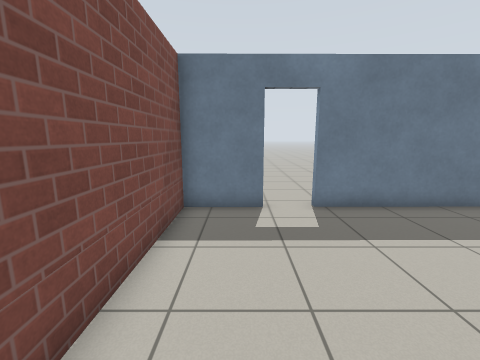
View 1 (above)

12 first-person views from a walk through a world built for the Gazebo simulator. The camera is 1.2 m above the floor, tilts 10° down and sees 90° across. The floor is counted in squares, 0.5 m on a side. Each view is taken from the middle of a square. On the plan, view 1 faces up. The plan holds only what a view shows up to about 16 squares ahead; the rest is blank. The robots in the file are not drawn. Gazebo's built-in surfaces are drawn with simple patterns.

View 2
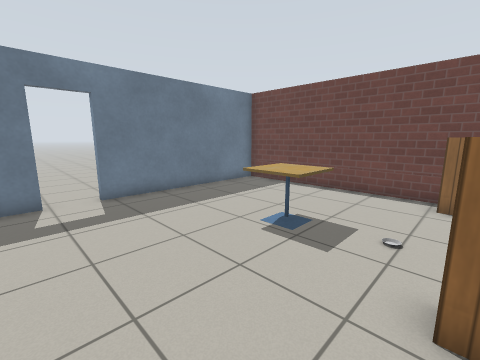

View 3
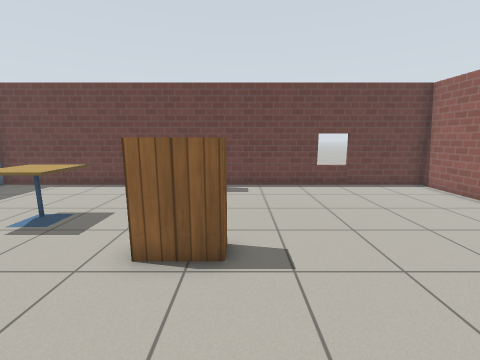

View 4
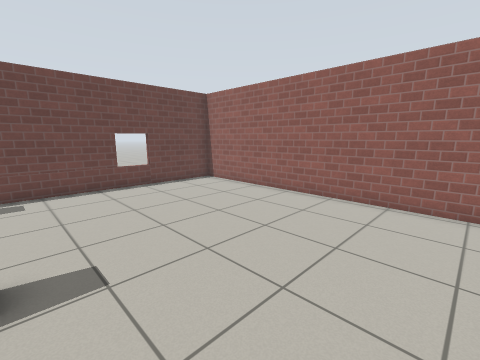

View 5
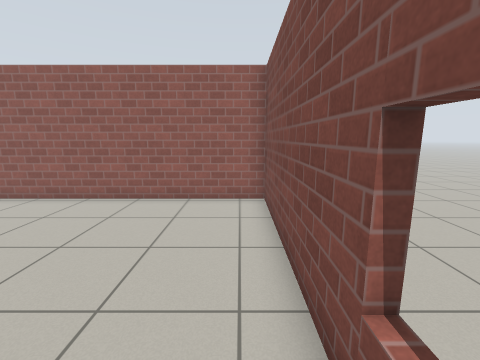

View 6
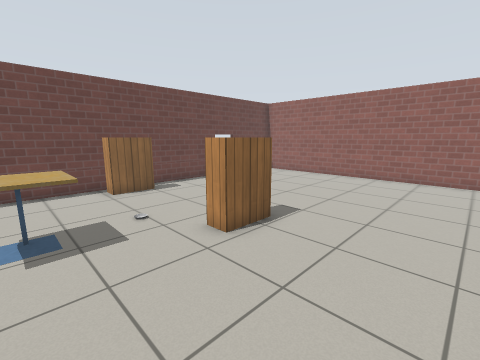

View 7
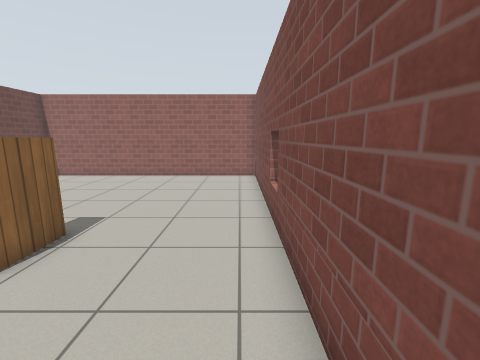

View 8
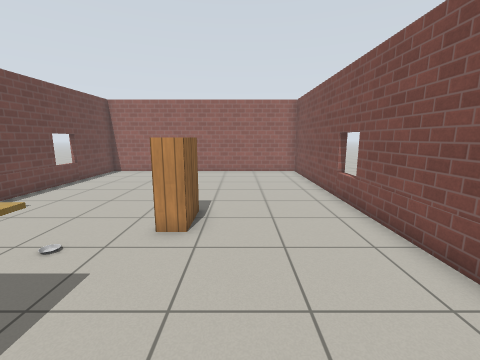

View 9
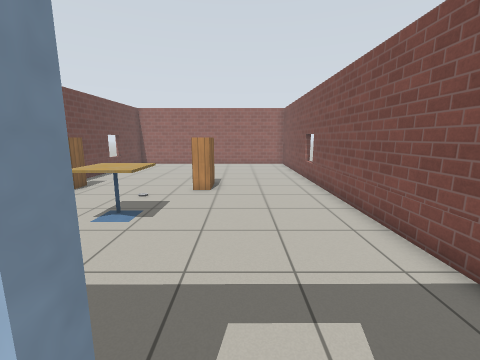

View 10
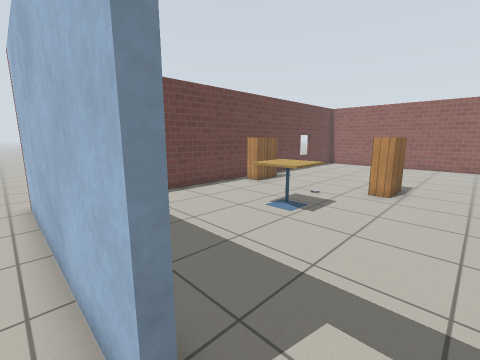

View 11
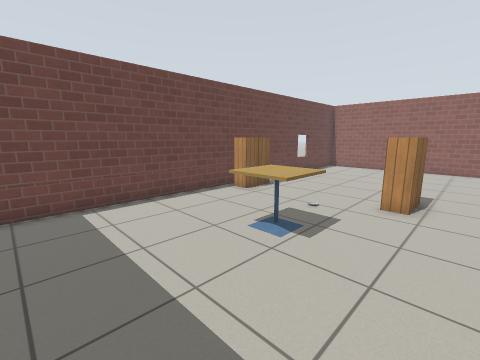

View 12
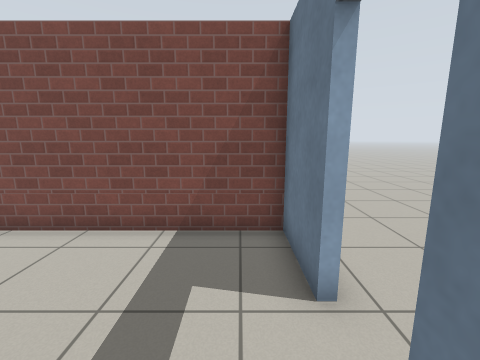

### Floor plan
Points are (right, up) in squares from view 1. A wall is a line through its corners. A room is listed if a view was taken in it or the views show most of it. See-through windows are left out.
Room 1 (views 1, 2, 3, 4, 5, 6, 7, 8, 11, 12)
walls: (0.9, 8.1) (-2, 8.1) (-2, -13.3) (11.2, -13.3) (11.2, 8.2) (2.6, 8.1)
ways out: open door at (1.5, 8) to room 2
objects: bookshelf (4, -3) to (4, -2); cafe table (5, 1) to (6, 2); bookshelf (10, -3) to (10, -1)
Room 2 (views 9, 10)
walls: (2.6, 8.4) (11.5, 8.5)
ways out: open door at (1.5, 8) to room 1

Where each view was taken, in squares from view 1:
view 1: 0 up, 0 right, facing up
view 2: 2 down, 0 right, facing up-right
view 3: 4 down, 1 left, facing right
view 4: 4 down, 1 left, facing down-right
view 5: 4 down, 1 left, facing down
view 6: 2 up, 1 left, facing down-right
view 7: 2 up, 1 left, facing down
view 8: 4 up, 2 right, facing down
view 9: 9 up, 2 right, facing down
view 10: 9 up, 1 right, facing down-right
view 11: 7 up, 2 right, facing down-right
view 12: 7 up, 4 right, facing left
